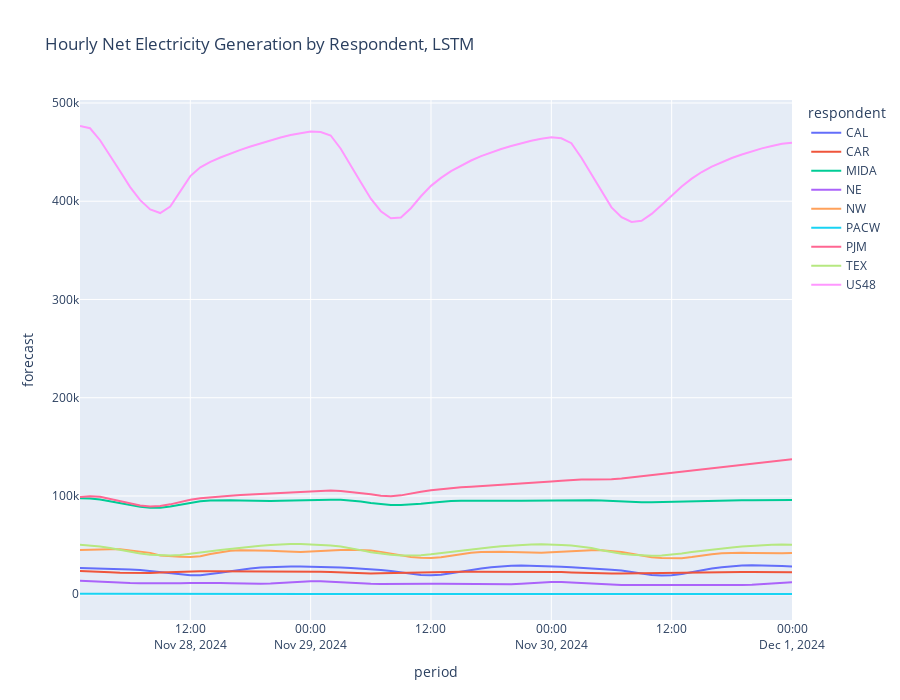

The cell this chart's notebook holds for it:
### Code cell
px.line(final_forecast_df, x='period', y='forecast', color='respondent', height = 700, title='Hourly Net Electricity Generation by Respondent, LSTM')
